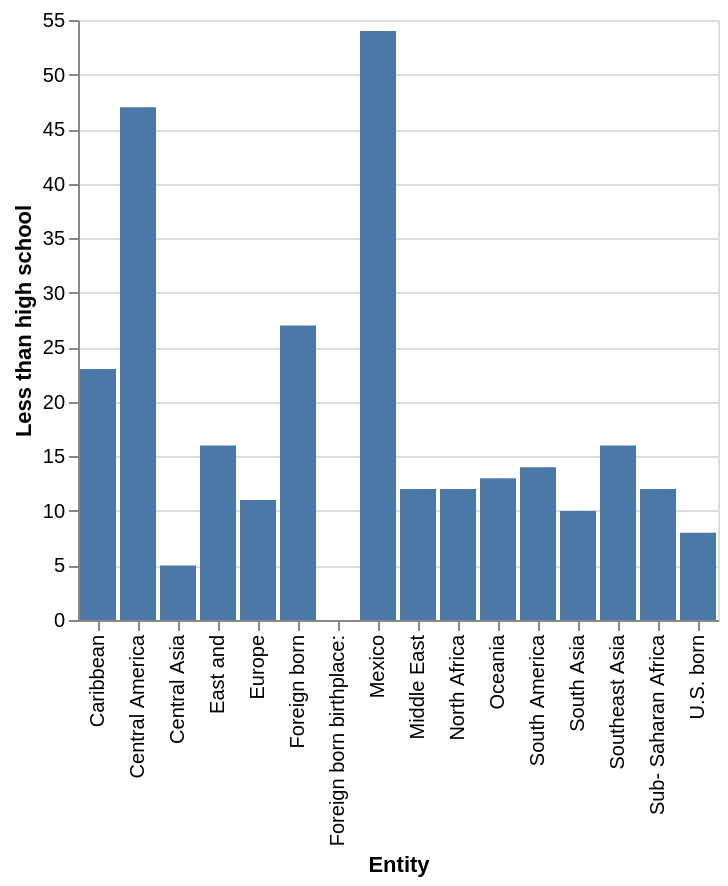

Describe this chart as a Vega-Lite specification.
### Vega-Lite specification from a JSON file in a GitHub repository (floating-point values rounded to 4 significant figures)
{"$schema": "https://vega.github.io/schema/vega-lite/v5.json", "description": "Bar chart auto-generated from CSV", "data": {"values": [{"Entity": "Sub- Saharan Africa", "Less than high school": 12.0}, {"Entity": "North Africa", "Less than high school": 12.0}, {"Entity": "Middle East", "Less than high school": 12.0}, {"Entity": "South America", "Less than high school": 14.0}, {"Entity": "Central America", "Less than high school": 47.0}, {"Entity": "Caribbean", "Less than high school": 23.0}, {"Entity": "Other North America", "Less than high school": NaN}, {"Entity": "Europe", "Less than high school": 11.0}, {"Entity": "Oceania", "Less than high school": 13.0}, {"Entity": "South Asia", "Less than high school": 10.0}, {"Entity": "Central Asia", "Less than high school": 5.0}, {"Entity": "Southeast Asia", "Less than high school": 16.0}, {"Entity": "East and", "Less than high school": 16.0}, {"Entity": "Mexico", "Less than high school": 54.0}, {"Entity": "Foreign born birthplace:", "Less than high school": 0.0}, {"Entity": "Foreign born", "Less than high school": 27.0}, {"Entity": "U.S. born", "Less than high school": 8.0}]}, "mark": "bar", "encoding": {"x": {"field": "Entity", "type": "ordinal"}, "y": {"field": "Less than high school", "type": "quantitative"}}}
